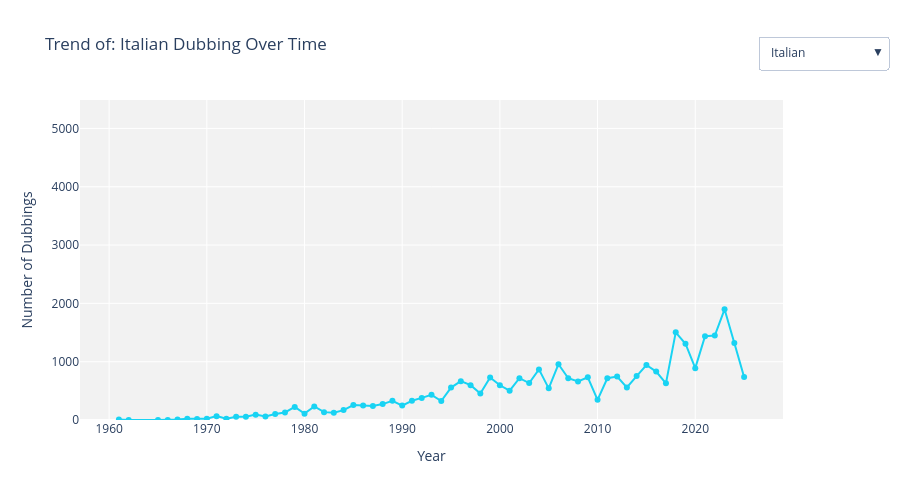

This figure's notebook cell:
### Markdown cell above
Con la globalizzazione degli anime, è aumentata anche la domanda di doppiaggi in varie lingue.  
Ma come sono aumentati questi doppiaggi nel tempo? Hanno seguito l'aumento di volume nella produzione?
- Il seguente grafico ci permette di osservare le tendenze e i cambiamenti nel corso degli anni con la possibilità di scegliere specificamente quale lingua seguire.

### Code cell
# preparazione dati tramite funzione
details_copy = get_cleaned_details(details_df)
# impostiamo italiano come prima lingua che viene visualizzata
default_lang='Italian'
# effettuiamo i merge tra dataset person_voice_works_df e details_df modificato
anime_dub = person_voice_works_df.merge(details_copy[['mal_id', 'year_filled']], left_on='anime_mal_id', right_on='mal_id', how='left')
# escludiamo il giapponese, non serve alla nostra analisi
anime_dub = anime_dub[(anime_dub['language'].str.lower() != 'japanese')]
# raggruppiamo per anno e lingua
dub_count = anime_dub.groupby(['year_filled', 'language']).size().reset_index(name='count')
languages = sorted(dub_count['language'].unique())
# colori diversi per ogni lingua
colors = ["#FA2626", "#FFB03A", "#00CC96", "#AB63FA", "#5039FF", "#19D3F3", "#FF6792", "#C1FF7E", "#25AB54", "#FF6BE1"]
# creazione grafico interattivo
fig = go.Figure()
# crea una traccia per ogni lingua
for i, lang in enumerate(languages):
    color = colors[i % len(colors)]
    df_lang = dub_count[dub_count['language'] == lang]
    fig.add_trace(go.Scatter(x=df_lang['year_filled'],y=df_lang['count'],mode='lines+markers',name=lang,
        visible=(lang.lower() == default_lang.lower()), line=dict(color=color) ))
# generazione dei bottoni del menu a tendina
buttons = []
for i, lang in enumerate(languages):
    visible = [False] * len(languages)
    visible[i] = True
    buttons.append(dict(label=lang,method="update",args=[{"visible": visible}, {"title": f"Trend of {lang} Dubbing Over Time"}]))
# personalizazzione
active_idx = languages.index(default_lang) if default_lang in languages else 0
fig.update_layout(updatemenus=[dict(active=active_idx,buttons=buttons,x=1.15,y=1.2)], title=f"Trend of: {default_lang} Dubbing Over Time",
                    xaxis_title="Year",yaxis_title="Number of Dubbings",width=900, height=500, plot_bgcolor="#f2f2f2", 
                    yaxis=dict(range=[0, dub_count['count'].max() + 1000]) )
fig.show()

### Figure 1 — Plotly figure (JSON) as saved in the notebook; plotly's stock layout.template omitted (floating-point values rounded to 4 significant figures)
{"data": [{"line": {"color": "#FA2626"}, "mode": "lines+markers", "name": "English", "type": "scatter", "visible": false, "x": [1963, 1965, 1967, 1968, 1969, 1971, 1972, 1974, 1975, 1977, 1978, 1979, 1980, 1981, 1982, 1983, 1984, 1985, 1986, 1987, 1988, 1989, 1990, 1991, 1992, 1993, 1994, 1995, 1996, 1997, 1998, 1999, 2000, 2001, 2002, 2003, 2004, 2005, 2006, 2007, 2008, 2009, 2010, 2011, 2012, 2013, 2014, 2015, 2016, 2017, 2018, 2019, 2020, 2021, 2022, 2023, 2024, 2025], "y": [12, 6, 19, 7, 10, 6, 26, 25, 8, 20, 90, 150, 240, 196, 159, 137, 194, 247, 473, 181, 386, 953, 341, 461, 744, 643, 816, 1067, 1238, 1348, 1514, 2849, 1635, 1937, 2650, 2043, 2897, 1839, 2890, 2459, 1818, 2148, 2010, 2886, 3030, 2694, 3571, 3830, 3712, 3730, 4181, 4338, 3567, 4373, 4201, 4488, 4191, 2301]}, {"line": {"color": "#FFB03A"}, "mode": "lines+markers", "name": "French", "type": "scatter", "visible": false, "x": [1958, 1962, 1965, 1966, 1967, 1968, 1969, 1970, 1971, 1972, 1973, 1974, 1975, 1976, 1977, 1978, 1979, 1980, 1981, 1982, 1983, 1984, 1985, 1986, 1987, 1988, 1989, 1990, 1991, 1992, 1993, 1994, 1995, 1996, 1997, 1998, 1999, 2000, 2001, 2002, 2003, 2004, 2005, 2006, 2007, 2008, 2009, 2010, 2011, 2012, 2013, 2014, 2015, 2016, 2017, 2018, 2019, 2020, 2021, 2022, 2023, 2024, 2025], "y": [2, 5, 9, 10, 26, 9, 15, 5, 42, 32, 44, 29, 95, 71, 178, 198, 177, 158, 201, 308, 178, 293, 235, 383, 364, 393, 518, 209, 278, 325, 346, 335, 370, 791, 697, 371, 1480, 562, 751, 997, 691, 1233, 742, 1045, 1032, 861, 976, 758, 1031, 1193, 850, 1348, 1378, 1368, 1328, 1700, 1807, 1166, 2016, 2393, 2697, 2553, 1669]}, {"line": {"color": "#00CC96"}, "mode": "lines+markers", "name": "German", "type": "scatter", "visible": false, "x": [1960, 1967, 1970, 1971, 1972, 1973, 1974, 1975, 1976, 1978, 1979, 1980, 1981, 1982, 1983, 1984, 1985, 1986, 1987, 1988, 1989, 1990, 1991, 1992, 1993, 1994, 1995, 1996, 1997, 1998, 1999, 2000, 2001, 2002, 2003, 2004, 2005, 2006, 2007, 2008, 2009, 2010, 2011, 2012, 2013, 2014, 2015, 2016, 2017, 2018, 2019, 2020, 2021, 2022, 2023, 2024, 2025], "y": [1, 1, 4, 1, 1, 3, 7, 9, 3, 24, 30, 16, 19, 4, 51, 19, 11, 60, 63, 92, 127, 95, 75, 114, 180, 126, 234, 283, 366, 204, 769, 416, 450, 612, 510, 589, 550, 950, 776, 686, 699, 812, 754, 1159, 1099, 1598, 1919, 1409, 1349, 1172, 1380, 1002, 1207, 1092, 983, 441, 138]}, {"line": {"color": "#AB63FA"}, "mode": "lines+markers", "name": "Hebrew", "type": "scatter", "visible": false, "x": [1976, 1979, 1980, 1986, 1987, 1988, 1989, 1990, 1991, 1992, 1993, 1994, 1995, 1996, 1997, 1998, 1999, 2000, 2001, 2002, 2003, 2004, 2005, 2006, 2007, 2008, 2009, 2010, 2011, 2012, 2013, 2014, 2015, 2016, 2018, 2019, 2021, 2023], "y": [1, 5, 1, 9, 9, 11, 72, 26, 13, 85, 88, 47, 86, 79, 42, 26, 40, 70, 39, 75, 30, 36, 9, 18, 22, 17, 19, 19, 7, 3, 20, 4, 9, 1, 11, 7, 13, 10]}, {"line": {"color": "#5039FF"}, "mode": "lines+markers", "name": "Hungarian", "type": "scatter", "visible": false, "x": [1975, 1976, 1979, 1981, 1983, 1984, 1986, 1988, 1989, 1990, 1991, 1992, 1993, 1994, 1995, 1996, 1997, 1998, 1999, 2000, 2001, 2002, 2003, 2004, 2005, 2006, 2007, 2008, 2009, 2010, 2011, 2012, 2013, 2014, 2015, 2016, 2017, 2018, 2019, 2021, 2022, 2023], "y": [1, 2, 8, 1, 2, 5, 10, 14, 33, 6, 7, 40, 39, 20, 26, 43, 30, 31, 30, 61, 61, 133, 82, 158, 89, 103, 81, 80, 45, 5, 30, 5, 2, 9, 19, 14, 8, 3, 1, 2, 21, 18]}, {"line": {"color": "#19D3F3"}, "mode": "lines+markers", "name": "Italian", "type": "scatter", "visible": true, "x": [1961, 1962, 1965, 1966, 1967, 1968, 1969, 1970, 1971, 1972, 1973, 1974, 1975, 1976, 1977, 1978, 1979, 1980, 1981, 1982, 1983, 1984, 1985, 1986, 1987, 1988, 1989, 1990, 1991, 1992, 1993, 1994, 1995, 1996, 1997, 1998, 1999, 2000, 2001, 2002, 2003, 2004, 2005, 2006, 2007, 2008, 2009, 2010, 2011, 2012, 2013, 2014, 2015, 2016, 2017, 2018, 2019, 2020, 2021, 2022, 2023, 2024, 2025], "y": [7, 1, 2, 1, 8, 23, 19, 20, 66, 21, 55, 54, 92, 62, 102, 130, 223, 109, 232, 135, 123, 170, 256, 250, 239, 273, 329, 248, 330, 379, 432, 326, 556, 666, 597, 453, 730, 596, 503, 717, 634, 868, 543, 957, 716, 660, 733, 346, 716, 744, 559, 753, 943, 831, 629, 1503, 1308, 889, 1438, 1449, 1898, 1320, 738]}, {"line": {"color": "#FF6792"}, "mode": "lines+markers", "name": "Korean", "type": "scatter", "visible": false, "x": [1963, 1967, 1971, 1972, 1973, 1974, 1975, 1976, 1978, 1979, 1980, 1981, 1982, 1983, 1984, 1985, 1986, 1987, 1988, 1989, 1990, 1991, 1992, 1993, 1994, 1995, 1996, 1997, 1998, 1999, 2000, 2001, 2002, 2003, 2004, 2005, 2006, 2007, 2008, 2009, 2010, 2011, 2012, 2013, 2014, 2015, 2016, 2017, 2018, 2019, 2020, 2021, 2022, 2023, 2024, 2025], "y": [1, 2, 3, 4, 4, 1, 2, 6, 10, 9, 1, 10, 5, 6, 6, 5, 21, 20, 65, 74, 31, 27, 83, 94, 66, 144, 211, 156, 144, 291, 209, 326, 444, 354, 466, 550, 667, 580, 530, 529, 445, 446, 161, 72, 47, 71, 88, 69, 61, 59, 53, 62, 43, 42, 52, 14]}, {"line": {"color": "#C1FF7E"}, "mode": "lines+markers", "name": "Mandarin", "type": "scatter", "visible": false, "x": [1967, 1968, 1972, 1974, 1975, 1976, 1977, 1978, 1979, 1980, 1981, 1982, 1983, 1984, 1985, 1986, 1987, 1988, 1989, 1990, 1991, 1992, 1993, 1994, 1995, 1996, 1997, 1998, 1999, 2000, 2001, 2002, 2003, 2004, 2005, 2006, 2007, 2008, 2009, 2010, 2011, 2012, 2013, 2014, 2015, 2016, 2017, 2018, 2019, 2020, 2021, 2022, 2023, 2024, 2025], "y": [1, 1, 1, 1, 1, 1, 1, 1, 7, 2, 2, 1, 3, 2, 5, 1, 1, 10, 20, 1, 2, 39, 12, 7, 28, 45, 23, 19, 14, 13, 19, 46, 23, 55, 76, 106, 58, 59, 65, 36, 77, 61, 48, 68, 112, 281, 270, 373, 185, 247, 258, 236, 222, 103, 121]}, {"line": {"color": "#25AB54"}, "mode": "lines+markers", "name": "Portuguese (BR)", "type": "scatter", "visible": false, "x": [1958, 1960, 1963, 1964, 1965, 1967, 1968, 1969, 1970, 1971, 1972, 1973, 1974, 1975, 1976, 1977, 1978, 1979, 1980, 1981, 1982, 1983, 1984, 1985, 1986, 1987, 1988, 1989, 1990, 1991, 1992, 1993, 1994, 1995, 1996, 1997, 1998, 1999, 2000, 2001, 2002, 2003, 2004, 2005, 2006, 2007, 2008, 2009, 2010, 2011, 2012, 2013, 2014, 2015, 2016, 2017, 2018, 2019, 2020, 2021, 2022, 2023, 2024, 2025], "y": [1, 2, 3, 2, 8, 28, 4, 4, 3, 12, 9, 17, 17, 4, 5, 13, 32, 40, 7, 20, 42, 23, 27, 15, 374, 71, 145, 420, 84, 99, 312, 174, 232, 318, 416, 433, 320, 1291, 500, 718, 956, 645, 893, 454, 631, 783, 479, 613, 386, 727, 576, 580, 922, 1180, 975, 1323, 1653, 2045, 1374, 2867, 2612, 3128, 3085, 1932]}, {"line": {"color": "#FF6BE1"}, "mode": "lines+markers", "name": "Spanish", "type": "scatter", "visible": false, "x": [1960, 1965, 1967, 1968, 1969, 1970, 1971, 1972, 1973, 1974, 1975, 1976, 1977, 1978, 1979, 1980, 1981, 1982, 1983, 1984, 1985, 1986, 1987, 1988, 1989, 1990, 1991, 1992, 1993, 1994, 1995, 1996, 1997, 1998, 1999, 2000, 2001, 2002, 2003, 2004, 2005, 2006, 2007, 2008, 2009, 2010, 2011, 2012, 2013, 2014, 2015, 2016, 2017, 2018, 2019, 2020, 2021, 2022, 2023, 2024, 2025], "y": [2, 1, 5, 1, 4, 5, 10, 11, 32, 13, 7, 30, 19, 35, 59, 16, 54, 30, 97, 48, 69, 371, 140, 221, 385, 133, 167, 274, 333, 303, 362, 485, 592, 489, 1068, 677, 761, 981, 750, 1023, 749, 1127, 1029, 828, 1180, 612, 1045, 917, 901, 1335, 1504, 1241, 1336, 1866, 2108, 1383, 2474, 2174, 2266, 1893, 1082]}], "layout": {"height": 500, "plot_bgcolor": "#f2f2f2", "title": {"text": "Trend of: Italian Dubbing Over Time"}, "updatemenus": [{"active": 5, "buttons": [{"args": [{"visible": [true, false, false, false, false, false, false, false, false, false]}, {"title": "Trend of English Dubbing Over Time"}], "label": "English", "method": "update"}, {"args": [{"visible": [false, true, false, false, false, false, false, false, false, false]}, {"title": "Trend of French Dubbing Over Time"}], "label": "French", "method": "update"}, {"args": [{"visible": [false, false, true, false, false, false, false, false, false, false]}, {"title": "Trend of German Dubbing Over Time"}], "label": "German", "method": "update"}, {"args": [{"visible": [false, false, false, true, false, false, false, false, false, false]}, {"title": "Trend of Hebrew Dubbing Over Time"}], "label": "Hebrew", "method": "update"}, {"args": [{"visible": [false, false, false, false, true, false, false, false, false, false]}, {"title": "Trend of Hungarian Dubbing Over Time"}], "label": "Hungarian", "method": "update"}, {"args": [{"visible": [false, false, false, false, false, true, false, false, false, false]}, {"title": "Trend of Italian Dubbing Over Time"}], "label": "Italian", "method": "update"}, {"args": [{"visible": [false, false, false, false, false, false, true, false, false, false]}, {"title": "Trend of Korean Dubbing Over Time"}], "label": "Korean", "method": "update"}, {"args": [{"visible": [false, false, false, false, false, false, false, true, false, false]}, {"title": "Trend of Mandarin Dubbing Over Time"}], "label": "Mandarin", "method": "update"}, {"args": [{"visible": [false, false, false, false, false, false, false, false, true, false]}, {"title": "Trend of Portuguese (BR) Dubbing Over Time"}], "label": "Portuguese (BR)", "method": "update"}, {"args": [{"visible": [false, false, false, false, false, false, false, false, false, true]}, {"title": "Trend of Spanish Dubbing Over Time"}], "label": "Spanish", "method": "update"}], "x": 1.15, "y": 1.2}], "width": 900, "xaxis": {"title": {"text": "Year"}}, "yaxis": {"range": [0, 5488], "title": {"text": "Number of Dubbings"}}}}
